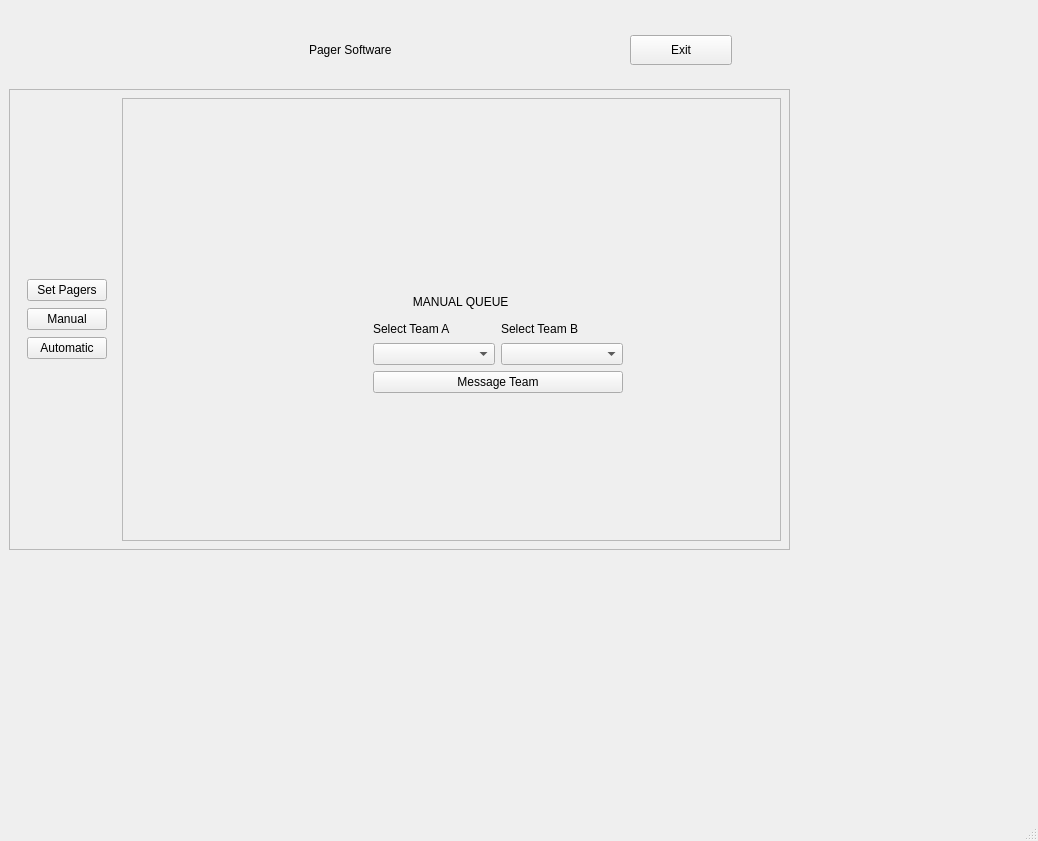
<?xml version="1.0" encoding="UTF-8"?>
<ui version="4.0">
 <class>MainWindow</class>
 <widget class="QMainWindow" name="MainWindow">
  <property name="geometry">
   <rect>
    <x>0</x>
    <y>0</y>
    <width>1038</width>
    <height>841</height>
   </rect>
  </property>
  <property name="windowTitle">
   <string>MainWindow</string>
  </property>
  <property name="autoFillBackground">
   <bool>true</bool>
  </property>
  <widget class="QWidget" name="centralwidget">
   <widget class="QFrame" name="Content">
    <property name="geometry">
     <rect>
      <x>9</x>
      <y>89</y>
      <width>781</width>
      <height>461</height>
     </rect>
    </property>
    <property name="maximumSize">
     <size>
      <width>1920</width>
      <height>16777215</height>
     </size>
    </property>
    <property name="frameShape">
     <enum>QFrame::Shape::StyledPanel</enum>
    </property>
    <property name="frameShadow">
     <enum>QFrame::Shadow::Raised</enum>
    </property>
    <widget class="QFrame" name="horizontalFrame_2">
     <property name="geometry">
      <rect>
       <x>0</x>
       <y>0</y>
       <width>781</width>
       <height>461</height>
      </rect>
     </property>
     <property name="sizePolicy">
      <sizepolicy hsizetype="Fixed" vsizetype="Fixed">
       <horstretch>0</horstretch>
       <verstretch>0</verstretch>
      </sizepolicy>
     </property>
     <property name="autoFillBackground">
      <bool>true</bool>
     </property>
     <property name="styleSheet">
      <string notr="true">#horizontalFrame_2{
	border-radius: 0px;
}</string>
     </property>
     <property name="frameShape">
      <enum>QFrame::Shape::StyledPanel</enum>
     </property>
     <layout class="QHBoxLayout" name="horizontalLayout">
      <item>
       <widget class="QFrame" name="verticalFrame_2">
        <property name="maximumSize">
         <size>
          <width>16777215</width>
          <height>100</height>
         </size>
        </property>
        <layout class="QVBoxLayout" name="verticalLayout_5">
         <item>
          <widget class="QPushButton" name="SwitchPager">
           <property name="text">
            <string>Set Pagers</string>
           </property>
          </widget>
         </item>
         <item>
          <widget class="QPushButton" name="SwitchManual">
           <property name="text">
            <string>Manual</string>
           </property>
          </widget>
         </item>
         <item>
          <widget class="QPushButton" name="SwitchAuto">
           <property name="text">
            <string>Automatic</string>
           </property>
          </widget>
         </item>
        </layout>
       </widget>
      </item>
      <item>
       <widget class="QFrame" name="Main_Menus">
        <property name="sizePolicy">
         <sizepolicy hsizetype="MinimumExpanding" vsizetype="MinimumExpanding">
          <horstretch>0</horstretch>
          <verstretch>0</verstretch>
         </sizepolicy>
        </property>
        <property name="maximumSize">
         <size>
          <width>661</width>
          <height>453</height>
         </size>
        </property>
        <property name="frameShape">
         <enum>QFrame::Shape::StyledPanel</enum>
        </property>
        <property name="lineWidth">
         <number>0</number>
        </property>
        <layout class="QVBoxLayout" name="verticalLayout">
         <property name="spacing">
          <number>7</number>
         </property>
         <property name="leftMargin">
          <number>11</number>
         </property>
         <property name="topMargin">
          <number>11</number>
         </property>
         <property name="rightMargin">
          <number>11</number>
         </property>
         <property name="bottomMargin">
          <number>11</number>
         </property>
         <item>
          <widget class="QStackedWidget" name="stackedWidget">
           <property name="autoFillBackground">
            <bool>true</bool>
           </property>
           <property name="currentIndex">
            <number>1</number>
           </property>
           <widget class="QWidget" name="SetTeams">
            <widget class="QLabel" name="TeamTitleLable">
             <property name="geometry">
              <rect>
               <x>310</x>
               <y>60</y>
               <width>131</width>
               <height>16</height>
              </rect>
             </property>
             <property name="text">
              <string>Enter Team Info</string>
             </property>
            </widget>
            <widget class="QWidget" name="horizontalLayoutWidget_3">
             <property name="geometry">
              <rect>
               <x>190</x>
               <y>90</y>
               <width>413</width>
               <height>287</height>
              </rect>
             </property>
             <layout class="QHBoxLayout" name="horizontalLayout_3">
              <item>
               <layout class="QVBoxLayout" name="BlockForTeamSet1">
                <item>
                 <layout class="QHBoxLayout" name="Textlabels_1">
                  <item>
                   <widget class="QLabel" name="PagerID1">
                    <property name="text">
                     <string>Team Number</string>
                    </property>
                    <property name="margin">
                     <number>2</number>
                    </property>
                   </widget>
                  </item>
                  <item>
                   <widget class="Line" name="line">
                    <property name="orientation">
                     <enum>Qt::Orientation::Vertical</enum>
                    </property>
                   </widget>
                  </item>
                  <item>
                   <widget class="QLabel" name="label_4">
                    <property name="minimumSize">
                     <size>
                      <width>60</width>
                      <height>0</height>
                     </size>
                    </property>
                    <property name="text">
                     <string>Pager ID</string>
                    </property>
                    <property name="margin">
                     <number>2</number>
                    </property>
                   </widget>
                  </item>
                 </layout>
                </item>
                <item>
                 <layout class="QGridLayout" name="TeamBlock1">
                  <item row="0" column="1">
                   <widget class="QLineEdit" name="PID0"/>
                  </item>
                  <item row="3" column="0">
                   <widget class="QLineEdit" name="TeamN3"/>
                  </item>
                  <item row="2" column="1">
                   <widget class="QLineEdit" name="PID2"/>
                  </item>
                  <item row="1" column="1">
                   <widget class="QLineEdit" name="PID1"/>
                  </item>
                  <item row="6" column="0">
                   <widget class="QLineEdit" name="TeamN6"/>
                  </item>
                  <item row="2" column="0">
                   <widget class="QLineEdit" name="TeamN2"/>
                  </item>
                  <item row="3" column="1">
                   <widget class="QLineEdit" name="PID3"/>
                  </item>
                  <item row="0" column="0">
                   <widget class="QLineEdit" name="TeamN0"/>
                  </item>
                  <item row="5" column="1">
                   <widget class="QLineEdit" name="PID5"/>
                  </item>
                  <item row="4" column="0">
                   <widget class="QLineEdit" name="TeamN4"/>
                  </item>
                  <item row="4" column="1">
                   <widget class="QLineEdit" name="PID4"/>
                  </item>
                  <item row="5" column="0">
                   <widget class="QLineEdit" name="TeamN5"/>
                  </item>
                  <item row="1" column="0">
                   <widget class="QLineEdit" name="TeamN1"/>
                  </item>
                  <item row="7" column="0">
                   <widget class="QLineEdit" name="TeamN7"/>
                  </item>
                  <item row="6" column="1">
                   <widget class="QLineEdit" name="PID6"/>
                  </item>
                  <item row="7" column="1">
                   <widget class="QLineEdit" name="PID7"/>
                  </item>
                 </layout>
                </item>
               </layout>
              </item>
              <item>
               <widget class="Line" name="line_3">
                <property name="orientation">
                 <enum>Qt::Orientation::Vertical</enum>
                </property>
               </widget>
              </item>
              <item>
               <layout class="QVBoxLayout" name="BlockForTeamSet2">
                <item>
                 <layout class="QHBoxLayout" name="Textlabels_2">
                  <item>
                   <widget class="QLabel" name="PagerID1_2">
                    <property name="text">
                     <string>Team Number</string>
                    </property>
                    <property name="margin">
                     <number>2</number>
                    </property>
                   </widget>
                  </item>
                  <item>
                   <widget class="Line" name="line_2">
                    <property name="orientation">
                     <enum>Qt::Orientation::Vertical</enum>
                    </property>
                   </widget>
                  </item>
                  <item>
                   <widget class="QLabel" name="label_5">
                    <property name="minimumSize">
                     <size>
                      <width>60</width>
                      <height>0</height>
                     </size>
                    </property>
                    <property name="text">
                     <string>Pager ID</string>
                    </property>
                    <property name="margin">
                     <number>2</number>
                    </property>
                   </widget>
                  </item>
                 </layout>
                </item>
                <item>
                 <layout class="QGridLayout" name="TeamBlock2">
                  <item row="0" column="1">
                   <widget class="QLineEdit" name="PID8"/>
                  </item>
                  <item row="3" column="0">
                   <widget class="QLineEdit" name="TeamN11"/>
                  </item>
                  <item row="2" column="1">
                   <widget class="QLineEdit" name="PID10"/>
                  </item>
                  <item row="1" column="1">
                   <widget class="QLineEdit" name="PID9"/>
                  </item>
                  <item row="6" column="0">
                   <widget class="QLineEdit" name="TeamN14"/>
                  </item>
                  <item row="2" column="0">
                   <widget class="QLineEdit" name="TeamN10"/>
                  </item>
                  <item row="3" column="1">
                   <widget class="QLineEdit" name="PID11"/>
                  </item>
                  <item row="0" column="0">
                   <widget class="QLineEdit" name="TeamN8"/>
                  </item>
                  <item row="5" column="1">
                   <widget class="QLineEdit" name="PID13"/>
                  </item>
                  <item row="4" column="0">
                   <widget class="QLineEdit" name="TeamN12"/>
                  </item>
                  <item row="4" column="1">
                   <widget class="QLineEdit" name="PID12"/>
                  </item>
                  <item row="5" column="0">
                   <widget class="QLineEdit" name="TeamN13"/>
                  </item>
                  <item row="1" column="0">
                   <widget class="QLineEdit" name="TeamN9"/>
                  </item>
                  <item row="7" column="0">
                   <widget class="QLineEdit" name="TeamN15"/>
                  </item>
                  <item row="6" column="1">
                   <widget class="QLineEdit" name="PID14"/>
                  </item>
                  <item row="7" column="1">
                   <widget class="QLineEdit" name="PID15"/>
                  </item>
                 </layout>
                </item>
               </layout>
              </item>
             </layout>
            </widget>
            <widget class="QLabel" name="label_2">
             <property name="geometry">
              <rect>
               <x>90</x>
               <y>360</y>
               <width>49</width>
               <height>16</height>
              </rect>
             </property>
             <property name="text">
              <string/>
             </property>
            </widget>
            <widget class="QPushButton" name="pushButton_2">
             <property name="geometry">
              <rect>
               <x>340</x>
               <y>380</y>
               <width>121</width>
               <height>24</height>
              </rect>
             </property>
             <property name="text">
              <string>Set teams</string>
             </property>
            </widget>
           </widget>
           <widget class="QWidget" name="Manual">
            <widget class="QWidget" name="horizontalLayoutWidget">
             <property name="geometry">
              <rect>
               <x>230</x>
               <y>170</y>
               <width>268</width>
               <height>122</height>
              </rect>
             </property>
             <layout class="QHBoxLayout" name="horizontalLayout_2" stretch="1,1,1">
              <item>
               <spacer name="horizontalSpacer">
                <property name="orientation">
                 <enum>Qt::Orientation::Horizontal</enum>
                </property>
                <property name="sizeHint" stdset="0">
                 <size>
                  <width>40</width>
                  <height>20</height>
                 </size>
                </property>
               </spacer>
              </item>
              <item>
               <widget class="QFrame" name="ManualIcons">
                <layout class="QVBoxLayout" name="verticalLayout_6">
                 <item>
                  <widget class="QLabel" name="Title">
                   <property name="text">
                    <string>            MANUAL QUEUE</string>
                   </property>
                  </widget>
                 </item>
                 <item>
                  <layout class="QGridLayout" name="gridLayout">
                   <item row="0" column="0">
                    <widget class="QLabel" name="TeamA">
                     <property name="minimumSize">
                      <size>
                       <width>125</width>
                       <height>16</height>
                      </size>
                     </property>
                     <property name="text">
                      <string>Select Team A</string>
                     </property>
                    </widget>
                   </item>
                   <item row="1" column="1">
                    <widget class="QComboBox" name="TeamB_box"/>
                   </item>
                   <item row="0" column="1">
                    <widget class="QLabel" name="TeamB">
                     <property name="minimumSize">
                      <size>
                       <width>125</width>
                       <height>16</height>
                      </size>
                     </property>
                     <property name="text">
                      <string>Select Team B</string>
                     </property>
                    </widget>
                   </item>
                   <item row="1" column="0">
                    <widget class="QComboBox" name="TeamA_box"/>
                   </item>
                  </layout>
                 </item>
                 <item>
                  <layout class="QVBoxLayout" name="verticalLayout_4">
                   <item>
                    <widget class="QPushButton" name="MessageTeam">
                     <property name="text">
                      <string>Message Team</string>
                     </property>
                    </widget>
                   </item>
                  </layout>
                 </item>
                </layout>
               </widget>
              </item>
              <item>
               <spacer name="horizontalSpacer_2">
                <property name="orientation">
                 <enum>Qt::Orientation::Horizontal</enum>
                </property>
                <property name="sizeHint" stdset="0">
                 <size>
                  <width>40</width>
                  <height>20</height>
                 </size>
                </property>
               </spacer>
              </item>
             </layout>
            </widget>
           </widget>
           <widget class="QWidget" name="Automatic">
            <widget class="QWidget" name="formLayoutWidget">
             <property name="geometry">
              <rect>
               <x>230</x>
               <y>140</y>
               <width>233</width>
               <height>80</height>
              </rect>
             </property>
             <layout class="QFormLayout" name="formLayout">
              <item row="1" column="0">
               <widget class="QPushButton" name="pushButton">
                <property name="text">
                 <string>Start/Stop Automatic Mode</string>
                </property>
               </widget>
              </item>
              <item row="0" column="0">
               <widget class="QLabel" name="label_3">
                <property name="text">
                 <string>Status of Automatic mode</string>
                </property>
               </widget>
              </item>
             </layout>
            </widget>
           </widget>
          </widget>
         </item>
        </layout>
       </widget>
      </item>
     </layout>
    </widget>
   </widget>
   <widget class="QFrame" name="frame">
    <property name="geometry">
     <rect>
      <x>0</x>
      <y>10</y>
      <width>781</width>
      <height>72</height>
     </rect>
    </property>
    <property name="autoFillBackground">
     <bool>true</bool>
    </property>
    <property name="styleSheet">
     <string notr="true">#frame{
border-radius: 0px;
}</string>
    </property>
    <property name="frameShape">
     <enum>QFrame::Shape::StyledPanel</enum>
    </property>
    <property name="frameShadow">
     <enum>QFrame::Shadow::Plain</enum>
    </property>
    <widget class="QFrame" name="horizontalFrame_2">
     <property name="geometry">
      <rect>
       <x>300</x>
       <y>0</y>
       <width>231</width>
       <height>80</height>
      </rect>
     </property>
     <layout class="QHBoxLayout" name="horizontalLayout_4">
      <item>
       <widget class="QLabel" name="label">
        <property name="text">
         <string>Pager Software</string>
        </property>
       </widget>
      </item>
     </layout>
    </widget>
    <widget class="QPushButton" name="pushButton_3">
     <property name="geometry">
      <rect>
       <x>630</x>
       <y>25</y>
       <width>102</width>
       <height>30</height>
      </rect>
     </property>
     <property name="text">
      <string>Exit</string>
     </property>
    </widget>
   </widget>
  </widget>
  <widget class="QStatusBar" name="statusbar"/>
 </widget>
 <resources/>
 <connections/>
</ui>
